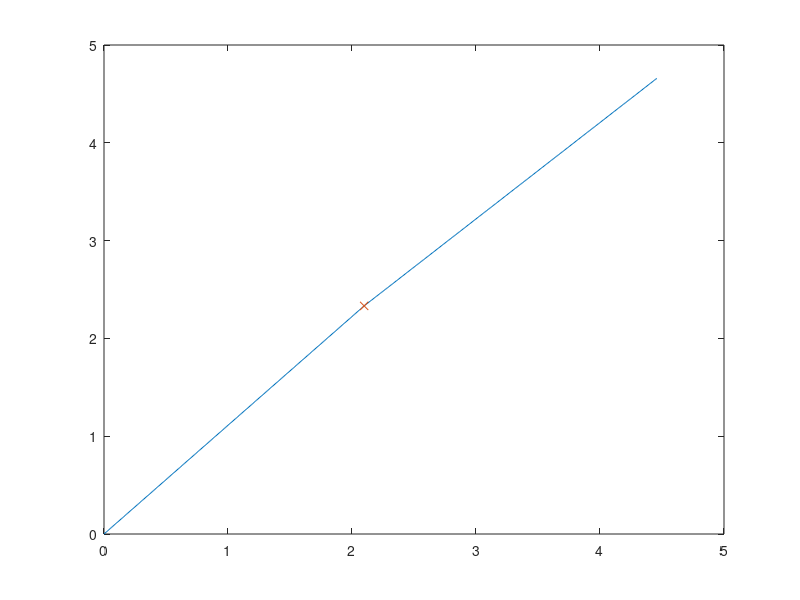

MATLAB code to generate this figure: (Note: this script raises an error after producing the figure.)
clc
clear
RND = @(l, u) rand(1)*(u-l) + l;

clc

%  Create test E-P uniform
start = 0;
stop = RND(3, 5);
span = stop-start;
mid_point = RND(start+0.2*span, stop - 0.3*span);
step = RND(0.001, 0.01);
amp = RND(2, 3);


k1 = amp/(mid_point - start);
k2 = amp/(stop - mid_point);

x1 = start : step : mid_point;
x2 = mid_point : step : stop;

y1 = k1*(x1 - mid_point);
y2 = k2*(x2 - mid_point);

x = [x1 x2];
y = [y1 y2] + 0.0;
y_shift = y - min(y)
y_med = (max(y) - min(y)) * 0.5
median = interp1(y_shift, x, y_med)
clearvars x1 x2 y1 y2


plot(x, y_shift)
hold on
plot(mid_point, - min(y), 'x')


loop.E.p = x;
loop.P.p = y;
loop.I = y;

med = getting_median(loop);
xline(med, 'r')

pr_v = 0.1;
prcn = getting_percentile(loop, pr_v)
xline(prcn, 'r')

% yline(y_med,'go')
% xline(median,'go')
